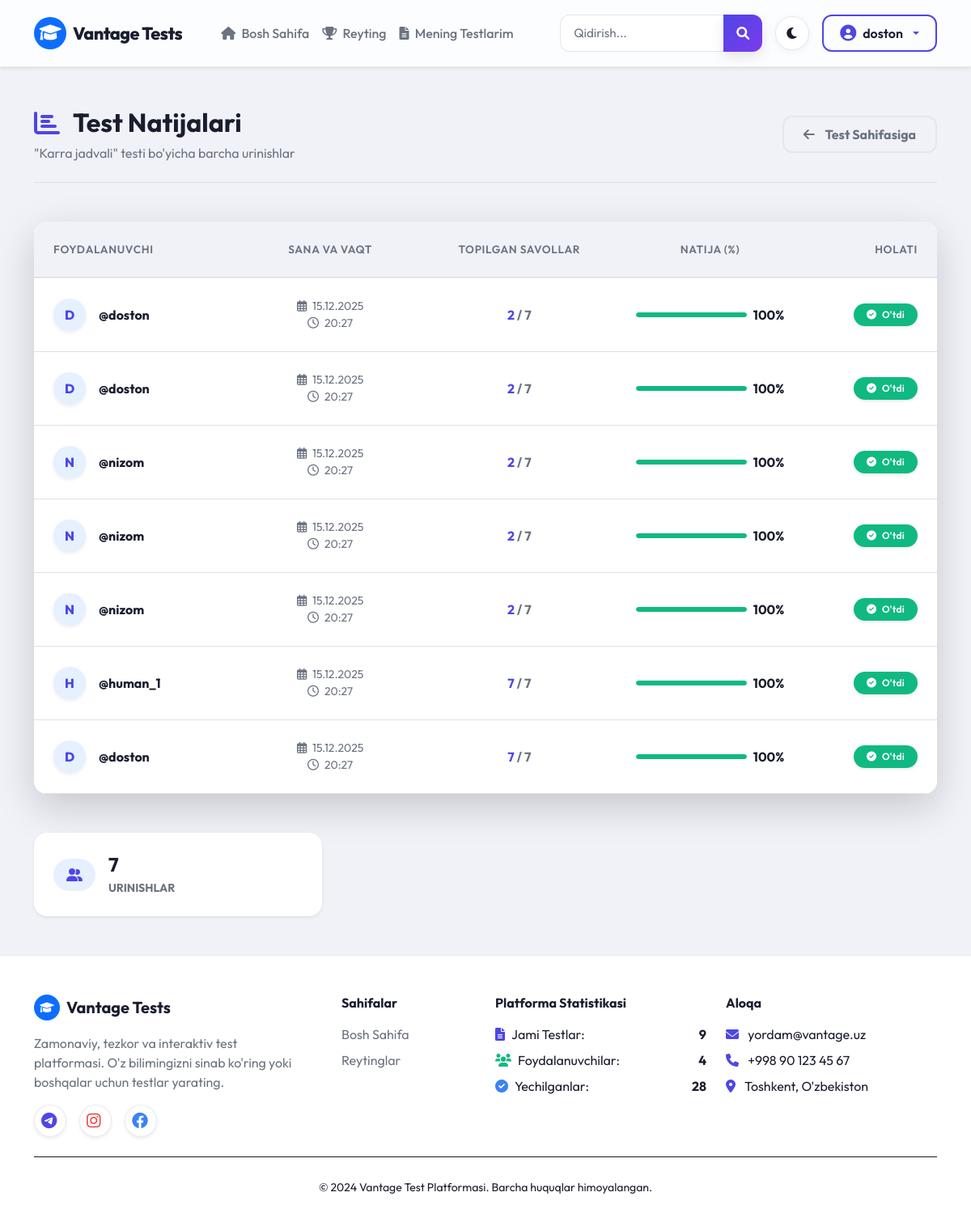
The page /test/2/results/ (signed in) on the database its author committed.
### main/models.py (models this page shows, shortened)
class Test(models.Model):
    author = models.ForeignKey(User, on_delete=models.CASCADE)
    category = models.ForeignKey(Category, on_delete=models.CASCADE)
    title = models.CharField(max_length=200)
    maximum_attempts = models.PositiveBigIntegerField()
    duration = models.PositiveIntegerField(default=20, help_text="Test davomiyligi (daqiqada)")
    pass_percentage = models.PositiveBigIntegerField()

class CheckTest(models.Model):
    student = models.ForeignKey(User, on_delete=models.CASCADE)
    test = models.ForeignKey(Test, on_delete=models.CASCADE)
    finded_questions = models.PositiveBigIntegerField(default=0)
    user_passed = models.BooleanField(default=False)
    percentage = models.PositiveBigIntegerField(default=0)
    is_public = models.BooleanField(default=True)
    started_at = models.DateTimeField(auto_now_add=True)
    finished_at = models.DateTimeField(null=True, blank=True)

### main/views.py (the view)
# urls.py: path('test/<int:test_id>/results/', views.test_results_for_author, name='test_results_for_author'),
@login_required(login_url='login')
def test_results_for_author(request, test_id):
    test = get_object_or_404(Test, id=test_id, author=request.user)
    checktests = CheckTest.objects.filter(test=test).order_by('-started_at')
    return render(request, 'test_results_for_author.html', {'test': test, 'checktests': checktests})

### main/context_processors.py (called while the page is built)
def footer_stats(request):
    try:
        total_tests_count = Test.objects.count()
    except Exception:
        total_tests_count = 0
    try:
        active_users_count = User.objects.filter(is_active=True).count()
    except Exception:
        active_users_count = 0
    try:
        completed_tests_count = CheckTest.objects.count()
    except Exception:
        completed_tests_count = 0
    return {
        'total_tests_count': total_tests_count,
        'active_users_count': active_users_count,
        'completed_tests_count': completed_tests_count,
    }

### templates/test_results_for_author.html (shortened to what this page needs)
{% extends "base.html" %}
{% block content %}
<div class="container py-4">
    <div class="row justify-content-center">
        <div class="col-12">
            <div class="d-flex flex-column flex-md-row justify-content-between align-items-md-center mb-5 gap-3 border-bottom pb-4" style="border-color: var(--border) !important;">
                <div>
                    <h2 class="fw-bold mb-1 d-flex align-items-center">
                        <i class="fas fa-chart-bar text-primary me-3"></i> Test Natijalari
                    </h2>
                    <p class="text-muted mb-0">"{{ test.title }}" testi bo'yicha barcha urinishlar</p>
                </div>
                <div>
                    <a href="{% url 'test_detail' test.id %}" class="btn btn-outline-secondary px-4 fw-bold" style="border-radius: 12px;">
                        <i class="fas fa-arrow-left me-2"></i> Test Sahifasiga
                    </a>
                </div>
            </div>
            <div class="card border-0 shadow-lg rounded-4 overflow-hidden bg-card">
                <div class="card-body p-0">
                    {% if checktests %}
                    <div class="table-responsive">
                        <table class="table table-hover align-middle mb-0 text-center">
                            <thead class="bg-light text-muted" style="font-size: 0.85rem; border-color: var(--border) !important;">
                                <tr>
                                    <th class="py-4 ps-4 text-start">Foydalanuvchi</th>
                                    <th class="py-4">Sana va Vaqt</th>
                                    <th class="py-4">Topilgan Savollar</th>
                                    <th class="py-4">Natija (%)</th>
                                    <th class="py-4 pe-4 text-end">Holati</th>
                                </tr>
                            </thead>
                            <tbody class="text-main" style="border-top: 1px solid var(--border);">
                                {% for ct in checktests %}
                                <tr style="transition: all 0.2s;">
                                    <td class="py-4 ps-4 text-start">
                                        <div class="d-flex align-items-center">
                                            <div class="bg-primary bg-opacity-10 text-primary rounded-circle d-flex align-items-center justify-content-center me-3 shadow-sm" style="width: 40px; height: 40px; font-weight: 800;">
                                                {{ ct.student.username|first|upper }}
                                            </div>
                                            <div>
                                                <h6 class="fw-bold mb-0">@{{ ct.student.username }}</h6>
                                            </div>
                                        </div>
                                    </td>
                                    <td class="py-4 text-muted small">
                                        <i class="far fa-calendar-alt me-1"></i> {{ ct.started_at|date:"d.m.Y" }}<br>
                                        <i class="far fa-clock me-1"></i> {{ ct.started_at|date:"H:i" }}
                                    </td>
                                    <td class="py-4 fw-bold">
                                        <span class="text-primary">{{ ct.finded_questions }}</span> <span class="text-muted">/ {{ test.question_set.count }}</span>
                                    </td>
                                    <td class="py-4">
                                        <div class="d-flex align-items-center justify-content-center gap-2">
                                            <div class="progress flex-grow-1" style="height: 6px; width: 60px; border-radius: 10px; background: rgba(0,0,0,0.05);">
                                                <div class="progress-bar {% if ct.user_passed %}bg-success{% else %}bg-danger{% endif %}" role="progressbar" style="width: {{ ct.percentage }}%; border-radius: 10px;"></div>
                                            </div>
                                            <span class="fw-bold">{{ ct.percentage }}%</span>
                                        </div>
                                    </td>
                                    <td class="py-4 pe-4 text-end">
                                        {% if ct.user_passed %}
                                            <span class="badge bg-success px-3 py-2 rounded-pill shadow-sm" style="font-size: 0.75rem;"><i class="fas fa-check-circle me-1"></i> O'tdi</span>
                                        {% else %}
                                            <span class="badge bg-danger px-3 py-2 rounded-pill shadow-sm" style="font-size: 0.75rem;"><i class="fas fa-times-circle me-1"></i> O'ta olmadi</span>
                                        {% endif %}
                                    </td>
                                </tr>
                                {% endfor %}
                            </tbody>
                        </table>
                    </div>
                    {% endif %}
                </div>
            </div>
            {% if checktests %}
            <div class="row mt-4 g-4">
                <div class="col-md-4">
                    <div class="card border-0 shadow-sm rounded-4 p-4 bg-card d-flex align-items-center flex-row">
                        <div class="bg-primary bg-opacity-10 text-primary rounded-pill px-3 py-2 me-3">
                            <i class="fas fa-user-friends"></i>
                        </div>
                        <div>
                            <h4 class="fw-bold mb-0 text-main">{{ checktests.count }}</h4>
                            <small class="text-muted fw-bold text-uppercase">Urinishlar</small>
                        </div>
                    </div>
                </div>
            </div>
            {% endif %}
        </div>
    </div>
</div>
{% endblock %}

### templates/base.html (shortened to what this page needs)
{% load static %}
<!DOCTYPE html>
<html lang="uz">
<head>
    <link href="https://cdn.jsdelivr.net/npm/bootstrap@5.1.3/dist/css/bootstrap.min.css" rel="stylesheet">
    <link href="https://cdnjs.cloudflare.com/ajax/libs/font-awesome/6.0.0/css/all.min.css" rel="stylesheet">
    <link rel="stylesheet" type="text/css" href="{% static 'style.css' %}">
</head>
<body>
    <nav class="navbar navbar-expand-lg glass-navbar shadow-sm py-3">
        <div class="container">
            <a class="navbar-brand d-flex align-items-center" href="/">
                <div class="bg-primary text-white rounded-circle p-2 me-2 d-flex justify-content-center align-items-center" style="width: 40px; height: 40px;">
                    <i class="fas fa-graduation-cap"></i>
                </div>
                Vantage Tests
            </a>
            <div class="collapse navbar-collapse" id="navbarContent">
                <ul class="navbar-nav me-auto ps-lg-4">
                    <li class="nav-item">
                        <a class="nav-link" href="{% url 'index' %}">
                            <i class="fas fa-home me-1"></i> Bosh Sahifa
                        </a>
                    </li>
                    <li class="nav-item">
                        <a class="nav-link" href="{% url 'leaderboard' %}">
                            <i class="fas fa-trophy me-1"></i> Reyting
                        </a>
                    </li>
                    {% if user.is_authenticated %}
                    <li class="nav-item">
                        <a class="nav-link" href="{% url 'my_tests' %}">
                            <i class="fas fa-file-alt me-1"></i> Mening Testlarim
                        </a>
                    </li>
                    {% endif %}
                </ul>
                <div class="d-flex align-items-center gap-3 mt-3 mt-lg-0">
                    <form class="input-group" action="{% url 'index' %}" method="get" style="width: 250px;">
                        <input class="form-control" type="search" placeholder="Qidirish..." name="q" aria-label="Search" style="border-right: none;">
                        <button class="btn btn-primary px-3" type="submit">
                            <i class="fas fa-search"></i>
                        </button>
                    </form>
                    <button class="theme-toggle-btn" id="theme-toggle" title="Mavzuni o'zgartirish">
                        <i class="fas fa-moon" id="theme-icon"></i>
                    </button>
                    {% if user.is_authenticated %}
                    <div class="dropdown">
                        <button class="btn btn-outline-primary dropdown-toggle d-flex align-items-center gap-2" type="button" data-bs-toggle="dropdown">
                            <i class="fas fa-user-circle fs-5"></i> <span>{{ user.username }}</span>
                        </button>
                    </div>
                    {% else %}
                    <div class="d-flex gap-2">
                        <a href="{% url 'login' %}" class="btn btn-outline-primary">Kirish</a>
                        <a href="{% url 'signup' %}" class="btn btn-primary">Ro'yxatdan o'tish</a>
                    </div>
                    {% endif %}
                </div>
            </div>
        </div>
    </nav>
    <main class="flex-grow-1 py-4">
        {% block content %}
        {% endblock content %}
    </main>
    <footer class="premium-footer">
        <div class="container">
            <div class="row gy-4">
                <div class="col-lg-4 col-md-6">
                    <h5 class="mb-3 d-flex align-items-center">
                        <div class="bg-primary text-white rounded-circle p-2 me-2 d-flex justify-content-center align-items-center" style="width: 32px; height: 32px; font-size: 14px;">
                            <i class="fas fa-graduation-cap"></i>
                        </div>
                        Vantage Tests
                    </h5>
                    <p class="text-muted pe-lg-4">
                        Zamonaviy, tezkor va interaktiv test platformasi. O'z bilimingizni sinab ko'ring yoki boshqalar uchun testlar yarating.
                    </p>
                    <div class="d-flex gap-3 mt-3">
                        <a href="#" class="btn btn-light rounded-circle shadow-sm" style="width: 40px; height: 40px; padding: 8px;"><i class="fab fa-telegram text-primary fs-5"></i></a>
                        <a href="#" class="btn btn-light rounded-circle shadow-sm" style="width: 40px; height: 40px; padding: 8px;"><i class="fab fa-instagram text-danger fs-5"></i></a>
                        <a href="#" class="btn btn-light rounded-circle shadow-sm" style="width: 40px; height: 40px; padding: 8px;"><i class="fab fa-facebook text-info fs-5"></i></a>
                    </div>
                </div>
                <div class="col-lg-2 col-md-6">
                    <h6 class="mb-3">Sahifalar</h6>
                    <ul class="list-unstyled">
                        <li class="mb-2"><a href="{% url 'index' %}" class="text-decoration-none">Bosh Sahifa</a></li>
                        <li class="mb-2"><a href="{% url 'leaderboard' %}" class="text-decoration-none">Reytinglar</a></li>
                    </ul>
                </div>
                <div class="col-lg-3 col-md-6">
                    <h6 class="mb-3">Platforma Statistikasi</h6>
                    <ul class="list-unstyled text-muted">
                        <li class="mb-2 d-flex align-items-center">
                            <i class="fas fa-file-alt text-primary me-2"></i> Jami Testlar: <strong class="ms-auto text-main">{{ total_tests_count|default:"0" }}</strong>
                        </li>
                        <li class="mb-2 d-flex align-items-center">
                            <i class="fas fa-users text-success me-2"></i> Foydalanuvchilar: <strong class="ms-auto text-main">{{ active_users_count|default:"0" }}</strong>
                        </li>
                        <li class="mb-2 d-flex align-items-center">
                            <i class="fas fa-check-circle text-info me-2"></i> Yechilganlar: <strong class="ms-auto text-main">{{ completed_tests_count|default:"0" }}</strong>
                        </li>
                    </ul>
                </div>
                <div class="col-lg-3 col-md-6">
                    <h6 class="mb-3">Aloqa</h6>
                    <ul class="list-unstyled text-muted">
                        <li class="mb-2"><i class="fas fa-envelope text-primary me-2"></i> yordam@vantage.uz</li>
                        <li class="mb-2"><i class="fas fa-phone text-primary me-2"></i> +998 90 123 45 67</li>
                        <li class="mb-2"><i class="fas fa-map-marker-alt text-primary me-2"></i> Toshkent, O'zbekiston</li>
                    </ul>
                </div>
            </div>
            <hr style="border-color: var(--border);" class="my-4">
            <div class="text-center text-muted col-12">
                <small>&copy; 2024 Vantage Test Platformasi. Barcha huquqlar himoyalangan.</small>
            </div>
        </div>
    </footer>
</body>
</html>

### templates/test_results_for_author.html (style rules this page uses)
.bg-card { background-color: var(--bg-card); }
.text-main { color: var(--text-main); }

### rows shown on the page
Test: title "Karra jadvali", question_set.count "7"
CheckTest: student.username|first "D", student.username "doston", started_at "15.12.2025", started_at "20:27", finded_questions "2", user_passed True (drawn), percentage "100"
CheckTest: student.username|first "D", student.username "doston", started_at "15.12.2025", started_at "20:27", finded_questions "2", user_passed True (drawn), percentage "100"
CheckTest: student.username|first "N", student.username "nizom", started_at "15.12.2025", started_at "20:27", finded_questions "2", user_passed True (drawn), percentage "100"
CheckTest: student.username|first "N", student.username "nizom", started_at "15.12.2025", started_at "20:27", finded_questions "2", user_passed True (drawn), percentage "100"
CheckTest: student.username|first "N", student.username "nizom", started_at "15.12.2025", started_at "20:27", finded_questions "2", user_passed True (drawn), percentage "100"
CheckTest: student.username|first "H", student.username "human_1", started_at "15.12.2025", started_at "20:27", finded_questions "7", user_passed True (drawn), percentage "100"
CheckTest: student.username|first "D", student.username "doston", started_at "15.12.2025", started_at "20:27", finded_questions "7", user_passed True (drawn), percentage "100"

### other values the page prints
{{ user.username }} "doston"
{{ checktests.count }} "7"
{{ total_tests_count|default:"0" }} "9"
{{ active_users_count|default:"0" }} "4"
{{ completed_tests_count|default:"0" }} "28"
